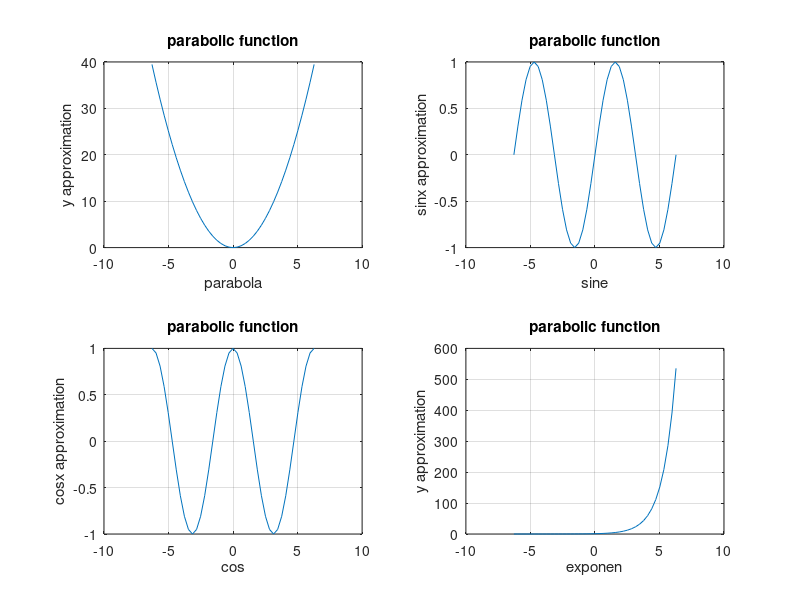

MATLAB code to generate this figure:
 
x = -2*pi:pi/10:2*pi;  
y = x.^2;  
z = sin(x);  
y1 = cos(x);  
z1 = exp(x);  
subplot(2,2,1),plot(x,y)
xlabel('parabola') 
ylabel('y approximation') 
title('parabolic function') 
grid  

subplot(2,2,2),plot(x,z) 
xlabel('sine') 
ylabel('sinx approximation') 
title('parabolic function')  
grid  
%clf
subplot(2,2,3),plot(x,y1)  
xlabel('cos') 
ylabel('cosx approximation') 
title('parabolic function') 
grid  

subplot(2,2,4),plot(x,z1)  
xlabel('exponen') 
ylabel('y approximation') 
title('parabolic function') 
grid  

